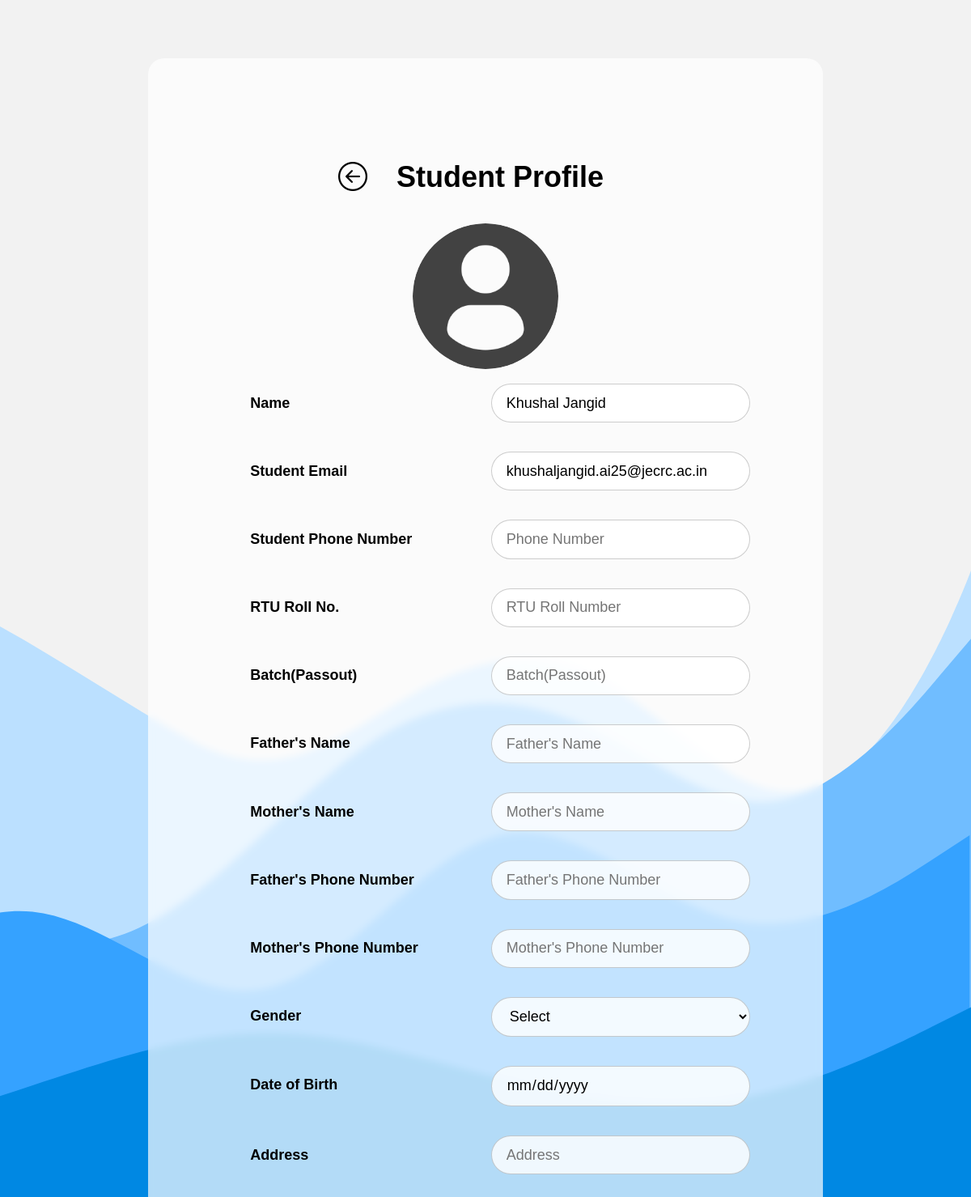
/u/viewProfile/2 (signed in), run on an earlier commit of the app's database.
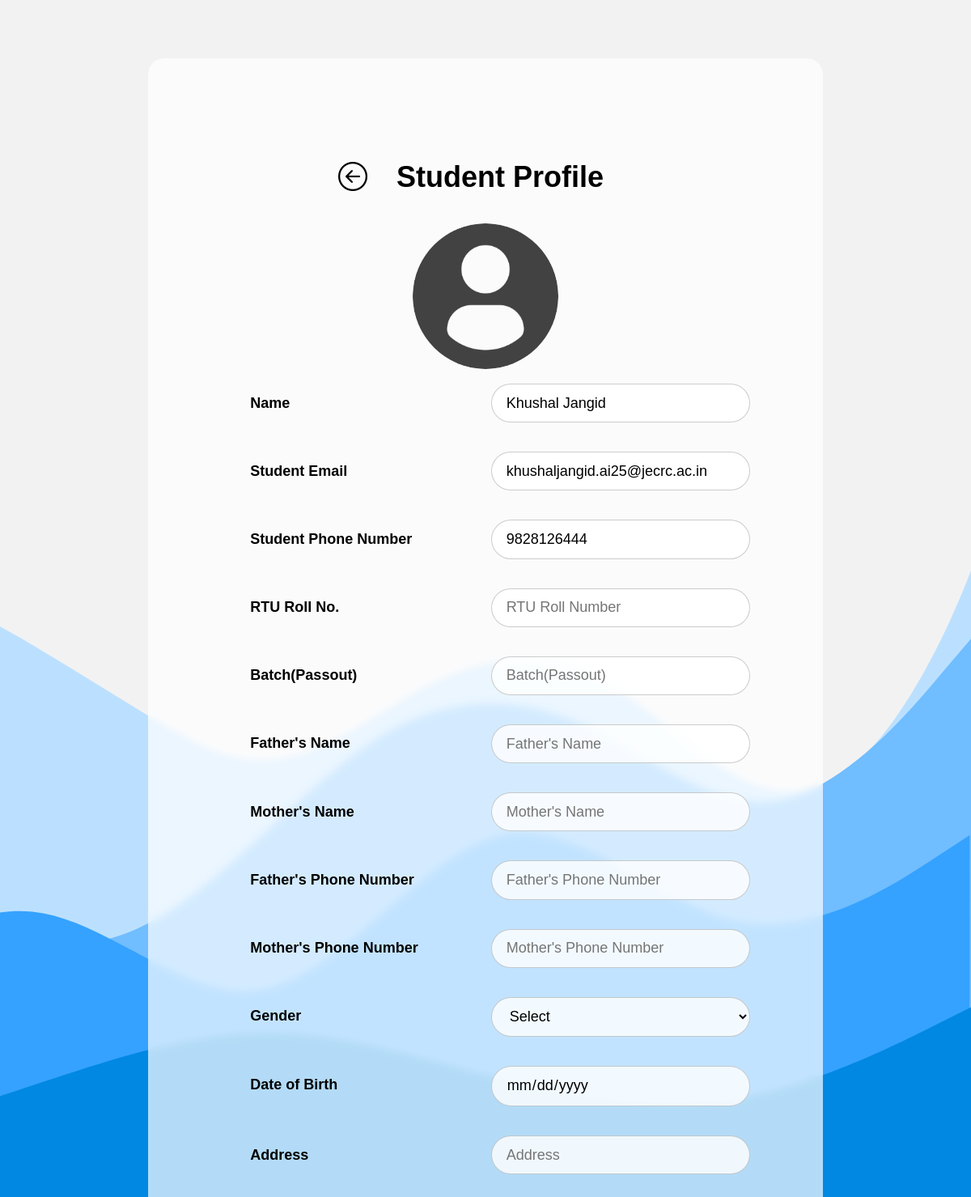
And on a later commit of the database.
### Accounts/models.py (models this page shows, shortened)
class User(AbstractUser):
    username = None
    id=models.BigAutoField(primary_key=True)
    avatar = models.ImageField(upload_to='avatars/',default='avatars/profile-user.png')
    email = models.EmailField(unique=True)
    phone = models.CharField(blank=True,null=True,unique=True,max_length=15)
    is_faculty = models.BooleanField(default=False)
    objects = UserManager()
    USERNAME_FIELD='email'
    REQUIRED_FIELDS=[]

### Accounts/views.py (the view)
# urls.py: path('viewProfile/<int:id>', views.view_profile),
@login_required
def view_profile(request,id):
    user = request.user
    if user.is_superuser or user.is_faculty:
        user = User.objects.get(id=id)
        try:
            meta = studentSerializer(Student.objects.get(user_obj=user))
        except:
            meta = {}
        context = {"user":user,"meta":meta}
        return render(request,"u/view_profile.html",context)
    else:
        return HttpResponse("You are not authorized",status=401)

### Accounts/serializers.py (called while the page is built)
def studentSerializer(st):
    data = {
    "rollno":st.rollno,
    "batch":st.batch,
    "f_name":st.f_name,
    "f_phone":st.f_phone,
    "m_name":st.m_name,
    "m_phone":st.m_phone,
    "gender":st.gender ,
    "dob":st.dob.strftime("%Y-%m-%d"),
    "address":st.address
    }
    return data

### templates/u/view_profile.html (shortened to what the changed rows need)
<!DOCTYPE html>
<html>
<head>
    {% load static %}
    <link rel="stylesheet" href="">
    <link rel="stylesheet" type="text/css" href="{% static 'css/index.css' %}" />
</head>
<body>
    <div class="d-flex py-4">
        <form method="post" class="m-auto">
            <div class="glass p-5 ">
                <div class="flex justify-center">
                    <div class="d-flex"></div>
                    <h1>Student Profile</h1>
                </div>
                <img class="avatar m-auto" src="{{user.avatar.url}}" />
                <div class="d-flex justify-bw mv-1">
                    <h2 class="form-label">Name</h2>
                    <input name="name" value="{{user.first_name}} {{user.last_name}}" placeholder="Name" type="text"
                        class="form-input " required readOnly>
                </div>
                <div class="d-flex justify-bw mv-1">
                    <h2 class="form-label">Student Email</h2>
                    <input name="student-email" value="{{user.email}}" placeholder="Email" type="text"
                        class="form-input " required readOnly>
                </div>
                <div class="d-flex justify-bw mv-1">
                    <h2 class="form-label">Student Phone Number</h2>
                    <input name="student-phoneNumber" value="{{user.phone}}" placeholder="Phone Number" type="number"
                        maxlength="10" class="form-input " required readOnly>
                </div>
                <div class="d-flex justify-bw mv-1">
                    <h2 class="form-label">RTU Roll No.</h2>
                    <input name="rollno" value="{{meta.rollno}}" placeholder="RTU Roll Number" type="text"
                        class="form-input " maxlength="10" required readOnly>
                </div>
                <div class="d-flex justify-bw mv-1">
                    <h2 class="form-label">Batch(Passout)</h2>
                    <input name="batch" value="{{meta.batch}}" placeholder="Batch(Passout)" type="number" maxlength="1"
                        class="form-input " required readOnly>
                </div>
                <div class="d-flex justify-bw mv-1">
                    <h2 class="form-label">Father's Name</h2>
                    <input name="father-name" value="{{meta.f_name}}" placeholder="Father's Name" type="text"
                        class="form-input " required readOnly>
                </div>
                <div class="d-flex justify-bw mv-1">
                    <h2 class="form-label">Mother's Name</h2>
                    <input name="mother-name" value="{{meta.m_name}}" placeholder="Mother's Name" type="text"
                        class="form-input " required readOnly>
                </div>
                <div class="d-flex justify-bw mv-1">
                    <h2 class="form-label">Father's Phone Number</h2>
                    <input name="father-phone-number" value="{{meta.f_phone}}" placeholder="Father's Phone Number"
                        type="number" maxlength="10" class="form-input " required readOnly>
                </div>
                <div class="d-flex justify-bw mv-1">
                    <h2 class="form-label">Mother's Phone Number</h2>
                    <input name="mother-phone-number" value="{{meta.m_phone}}" placeholder="Mother's Phone Number"
                        type="number" maxlength="10" class="form-input " required readOnly>
                </div>
                <div class="d-flex justify-bw mv-1">
                    <h2 class="form-label">Gender</h2>
                    <select name="gender" value="{{meta.get_gender_display}}" required class="form-input" readOnly>
                    </select>
                </div>
                <div class="d-flex justify-bw mv-1">
                    <h2 class="form-label">Date of Birth</h2>
                    <input name="dob" value="{{meta.dob}}" type="date" required class="form-input" readOnly>
                </div>
                <div class="d-flex justify-bw mv-1">
                    <h2 class="form-label">Address</h2>
                    <input name="address" value="{{meta.address}}" required placeholder="Address" type="text"
                        class="form-input" readOnly>
                </div>
            </div>
        </form>
    </div>
</body>
</html>

What changed in the data, as far as the page shows it:
changed User "Khushal Jangid": student-phoneNumber (not shown) → "9828126444"
